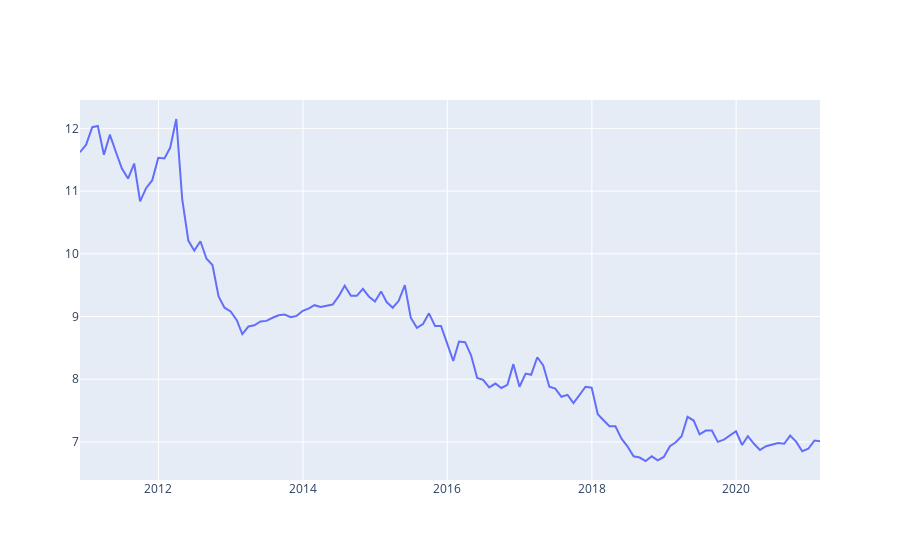

Notebook code for this chart:
### Code cell
fig = go.Figure([go.Scatter(x=ford_df["Unnamed: 0"], y = ford_df["2. high"])])
fig.show()
